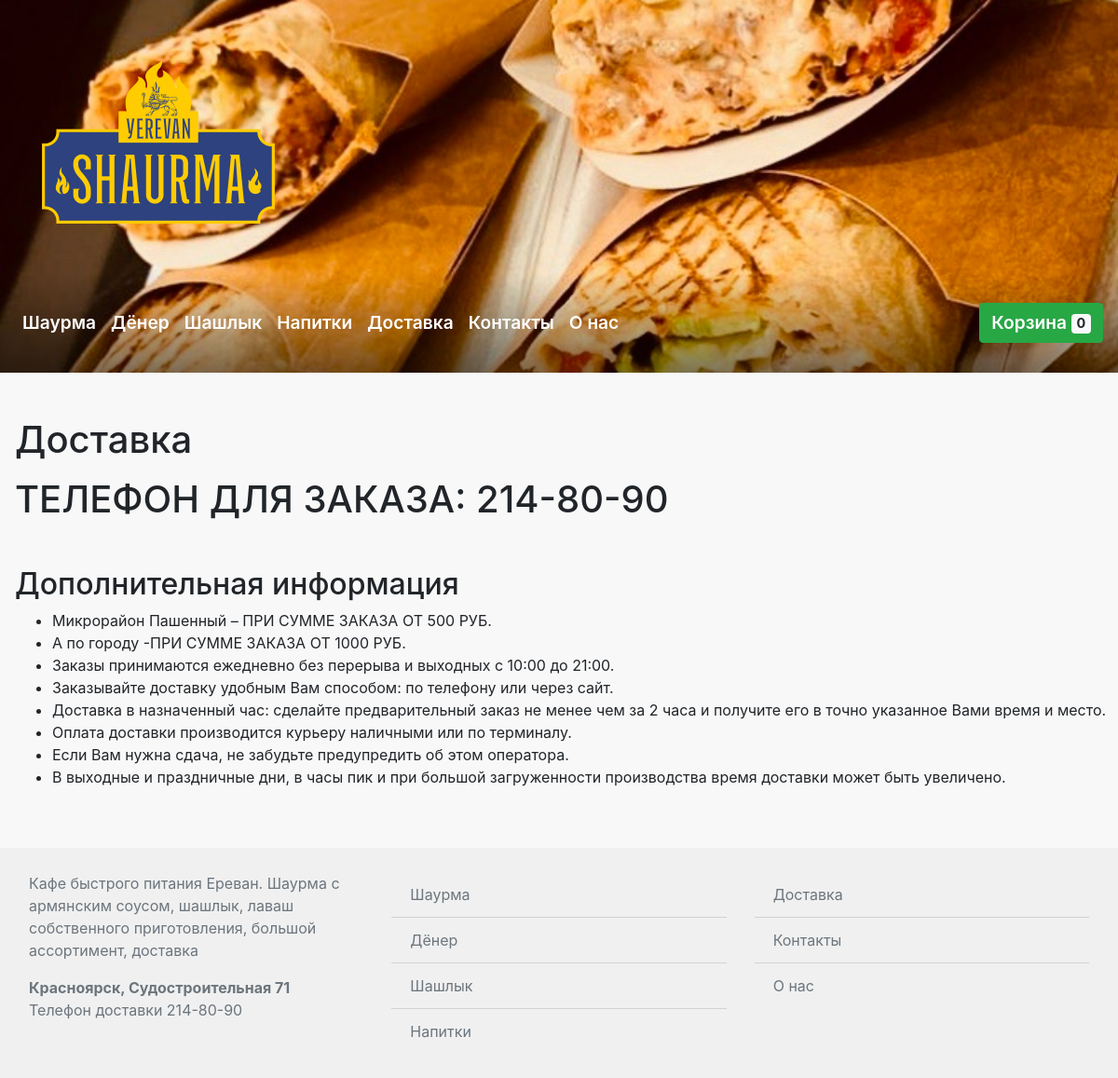
The app's page /pages/1 with its own data.
### main.py (models this page shows, shortened)
class Setting(db.Model):
	id = db.Column(db.Integer, primary_key=True, autoincrement=True)
	name = db.Column(db.String())
	value = db.Column(db.String())

class Category(db.Model):
	id = db.Column(db.Integer, primary_key=True, autoincrement=True)
	name = db.Column(db.String())
	goods = db.relationship('Good', backref='category', lazy=True)
	has_pita = db.Column(db.Boolean)

class Page(db.Model):
	id = db.Column(db.Integer, primary_key=True, autoincrement=True)
	name = db.Column(db.String())
	content = db.Column(db.String())

### main.py (the view)
@app.route('/pages/<page_id>', methods=["GET","POST"])
def pages(page_id):
	return flask.render_template("page.html",
		categories = Category.query.all(),
		settings = get_settings(),
		page = Page.query.get(page_id),
		pages = Page.query.all(),
		cart_amount = get_cart_amount())

### main.py (called while the page is built)
def get_settings():
	as_dict = {}
	for i in Setting.query.all():
		as_dict[i.name] = i.value
	return as_dict

def get_cart_amount():
	amount = 0
	if 'goods_in_cart' in flask.session: #if has cart in cookies
		for good in flask.session['goods_in_cart']:
			try:
				amount += good['amount']
			except:
				pass
	return amount

### templates/page.html
{% extends 'layout.html' %}
{% block content %}
<h1 class="pl-3 pt-3">{{page.name}}</h1>
<div class="ml-3 mt-3">
	{{page.content | safe}}
</div>
{% endblock %}

### templates/layout.html (shortened to what this page needs)
<!doctype html>
<html lang="en">
  <head>
    <link rel="stylesheet" href="https://stackpath.bootstrapcdn.com/bootstrap/4.3.1/css/bootstrap.min.css">
    <link rel="stylesheet" href="/static/css/styles.css">
  </head>
  <body>
    <div class="container-fluid">
      <div class="jumbotron jumbotron-fluid bg-image d-flex flex-column">
        <div class="container">
          <a class="logo-container" href="/">
            <img src="/{{settings['logo']}}" class="custom-logo" itemprop="logo">
          </a>
        </div>
        <div class="mt-auto grad">
        <nav class="navbar navbar-expand-sm navbar-light bg-trans menu navbar-bg-white-sm">
          <div class="collapse navbar-collapse navbar-bg-white-sm nav-dropdown" id="navbarNav">
            <ul class="navbar-nav" id="menu">
              {% for cat in categories%}
              <li class="nav-item active">
                <a class="nav-link navlink-black-sm" onclick="$('.nav-dropdown').removeClass('show');" href="/#category{{cat.id}}">{{cat.name}}</a>
              </li>
              {% endfor%}
            </ul>
            <ul class="navbar-nav">
              {% for page in pages%}
              <li class="nav-item active">
                <a class="nav-link navlink-black-sm" href="/pages/{{page.id}}">{{page.name}}</a>
              </li>
              {% endfor%}
            </ul>
            <ul class="navbar-nav ml-auto">
              <li class="nav-item active">
                <a class="cart btn btn-success" id='cart' href="/cart">
                  Корзина
                  <span id='good_amount_cart' class="badge badge-light">{{cart_amount}}</span>
                </a>
              </li>
            </ul>
          </div>
        </nav>
      </div>
      </div>
      <div class="content pb-5">
        {% block content %}{% endblock %}
      </div>
      <footer class="site-footer">
        <div class="row ml-3 mr-3">
          <div class="col text-muted">
            <p>{{settings.footer_text}}</p>
            <p>
              <b>{{settings.address}}</b>
              Телефон доставки {{settings.phone}}
            </p>
          </div>
          <div class="col">
            <ul class="list-group list-group-flush">
              {% for cat in categories%}
              <li class="list-group-item bgc-gray">
                <a class="text-muted" href="/#category{{cat.id}}">{{cat.name}}</a>
              </li>
              {% endfor%}
            </ul>
          </div>
          <div class="col">
            <ul class="list-group list-group-flush">
              {% for page in pages%}
              <li class="list-group-item bgc-gray">
                <a class="text-muted" href="/pages/{{page.id}}">{{page.name}}</a>
              </li>
              {% endfor%}
            </ul>
          </div>
        </div>
      </footer>
    </div>
  </body>
</html>

### static/css/styles.css (style rules this page uses)
.jumbotron { height: 400px; padding-bottom: 0; }
.bg-image { background-repeat: no-repeat; background-size: cover; background-position: center; }
.bg-trans { background-color: #ffffff00; }
.grad { background: linear-gradient(to bottom, rgba(0,0,0,0) 0%, rgba(0,0,0,0.5) 100%); }
.nav-link { color: #fff !important; padding: 1.618em 1em; font-size: 1.2em; font-weight: 600; }
.cart { font-size: 1.2em; font-weight: 600; }
.container-fluid { background-color: #f8f8f8; padding-right: 0; padding-left: 0; }
.site-footer { background-color: #f0f0f0; padding: 1.618em 0; }
.bgc-gray { background-color: #f0f0f0; }

### records on screen
Setting: logo (picture)
Category: name "Шаурма"
Category: name "Дёнер"
Category: name "Шашлык"
Category: name "Напитки"
Page: name "Доставка", content "ТЕЛЕФОН ДЛЯ ЗАКАЗА: 214-80-90 Дополнительная информация Микрорайон Пашенный – ПРИ СУММЕ ЗАКАЗА ОТ 500 РУБ. А по городу -ПРИ СУММЕ ЗАКАЗА ОТ 1000 РУБ. Заказы принимаются ежедневно без перерыва и выходных с 10:00 до 21:00. Заказывайте доставку удобным Вам способом: по телефону или через сайт. Доставка в назначенный час: сделайте предварительный заказ не менее чем за 2 часа и получите его в точно указанное Вами время и место. Оплата доставки производится курьеру наличными или по терминалу. Если Вам нужна сдача, не забудьте предупредить об этом оператора. В выходные и праздничные дни, в часы пик и при большой загруженности производства время доставки может быть увеличено."
Page: name "Контакты"
Page: name "О нас"
Setting: footer_text "Кафе быстрого питания Ереван. Шаурма с армянским соусом, шашлык, лаваш собственного приготовления, большой ассортимент, доставка"
Setting: address "Красноярск, Судостроительная 71"
Setting: phone "214-80-90"

### other values on screen
{{ cart_amount }} "0"
